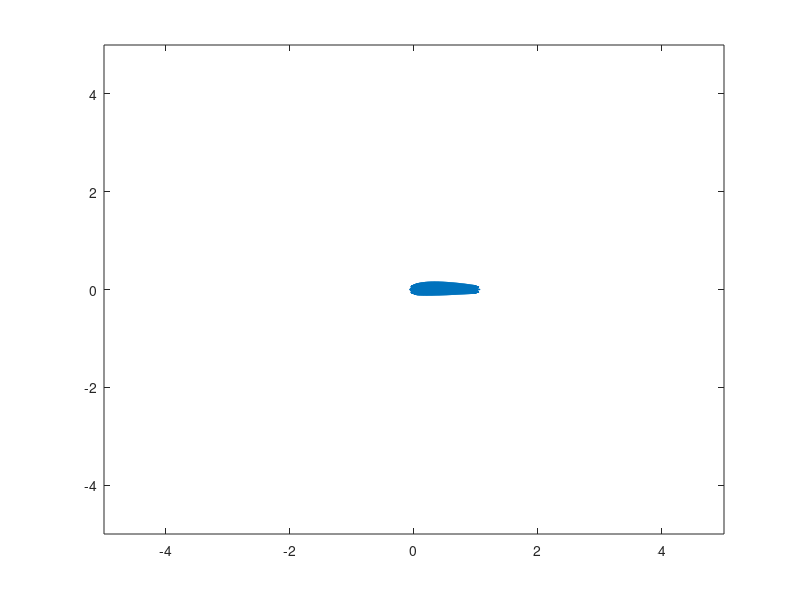

This chart was generated by the following MATLAB code: (Note: this script raises an error after producing the figure.)
%% %%%%%%%%%%%%%%%%%%%%%%%%%%%%%%%%%%%%%%%%%%%%%%%%
% Program to Plot Cp Vector Over Airfoil Surface
% By K Vijay Anand, Bangalore, India
% Email: haivijayanand@gmail.com
% V1.0 - 05/Oct/2017
%% %%%%%%%%%%%%%%%%%%%%%%%%%%%%%%%%%%%%%%%%%%%%%%%%

close all; clc

% Sample Airfoil Coordinates of x and y  [NACA 2412]
x  = [1.0;0.99648;0.99208;0.98732;0.98219;0.97670;0.97087;0.96474;0.95834;0.95173;0.94494;0.93801;0.93098;0.92386;0.91669;0.90947;0.90221;0.89493;0.88763;0.88032;0.87300;0.86566;0.85832;0.85098;0.84362;0.83627;0.82891;0.82155;0.81418;0.80681;0.79944;0.79207;0.78470;0.77732;0.76994;0.76256;0.75518;0.74780;0.74041;0.73303;0.72564;0.71825;0.71087;0.70348;0.69609;0.68870;0.68131;0.67392;0.66653;0.65914;0.65175;0.64436;0.63698;0.62959;0.62220;0.61481;0.60743;0.60005;0.59266;0.58528;0.57790;0.57052;0.56315;0.55577;0.54840;0.54103;0.53367;0.52630;0.51894;0.51158;0.50423;0.49688;0.48953;0.48219;0.47485;0.46751;0.46018;0.45286;0.44555;0.43824;0.43094;0.42365;0.41638;0.40911;0.40187;0.39466;0.38747;0.38030;0.37315;0.36600;0.35887;0.35176;0.34465;0.33755;0.33047;0.32339;0.31633;0.30927;0.30224;0.29521;0.28819;0.28119;0.27421;0.26724;0.26029;0.25335;0.24643;0.23953;0.23266;0.22580;0.21897;0.21216;0.20538;0.19862;0.19190;0.18521;0.17855;0.17193;0.16535;0.15882;0.15234;0.14591;0.13954;0.13324;0.12702;0.12088;0.11483;0.10888;0.10306;0.097360;0.091810;0.086420;0.081210;0.076190;0.071360;0.066750;0.062370;0.058200;0.054270;0.050550;0.047060;0.043790;0.040710;0.037830;0.035140;0.032610;0.030250;0.028030;0.025950;0.024000;0.022170;0.020460;0.018840;0.017320;0.015890;0.014540;0.013270;0.012080;0.010950;0.0098900;0.0089000;0.0079600;0.0070900;0.0062700;0.0055000;0.0047900;0.0041200;0.0035100;0.0029500;0.0024400;0.0019800;0.0015700;0.0012100;0.00089000;0.00063000;0.00041000;0.00024000;0.00011000;4.0000e-05;0;1.0000e-05;6.0000e-05;0.00016000;0.00030000;0.00050000;0.00075000;0.0010500;0.0014100;0.0018200;0.0022800;0.0028000;0.0033700;0.0040000;0.0046800;0.0054200;0.0062100;0.0070500;0.0079500;0.0089100;0.0099200;0.010990;0.012120;0.013320;0.014590;0.015920;0.017330;0.018830;0.020400;0.022070;0.023830;0.025700;0.027690;0.029800;0.032030;0.034420;0.036960;0.039660;0.042550;0.045630;0.048920;0.052430;0.056170;0.060150;0.064380;0.068870;0.073600;0.078590;0.083810;0.089260;0.094920;0.10078;0.10682;0.11301;0.11935;0.12581;0.13238;0.13906;0.14581;0.15265;0.15955;0.16651;0.17352;0.18058;0.18769;0.19483;0.20201;0.20923;0.21647;0.22375;0.23104;0.23837;0.24571;0.25308;0.26047;0.26788;0.27530;0.28274;0.29020;0.29767;0.30516;0.31266;0.32018;0.32770;0.33524;0.34279;0.35035;0.35791;0.36548;0.37306;0.38064;0.38822;0.39580;0.40336;0.41091;0.41845;0.42599;0.43353;0.44107;0.44862;0.45617;0.46372;0.47127;0.47883;0.48640;0.49397;0.50155;0.50912;0.51671;0.52430;0.53189;0.53949;0.54709;0.55469;0.56230;0.56991;0.57752;0.58514;0.59276;0.60038;0.60801;0.61564;0.62327;0.63091;0.63854;0.64618;0.65382;0.66146;0.66911;0.67675;0.68440;0.69205;0.69970;0.70735;0.71500;0.72266;0.73031;0.73797;0.74562;0.75328;0.76093;0.76859;0.77625;0.78390;0.79156;0.79921;0.80687;0.81452;0.82218;0.82983;0.83748;0.84513;0.85277;0.86041;0.86805;0.87568;0.88330;0.89091;0.89850;0.90606;0.91359;0.92108;0.92850;0.93584;0.94307;0.95015;0.95704;0.96369;0.97005;0.97609;0.98175;0.98703;0.99191;0.99641;1];
y  =[0.0012600;0.0019900;0.0028900;0.0038600;0.0049000;0.0060100;0.0071700;0.0083800;0.0096400;0.010930;0.012230;0.013560;0.014890;0.016220;0.017550;0.018870;0.020190;0.021500;0.022800;0.024080;0.025360;0.026620;0.027870;0.029110;0.030340;0.031550;0.032750;0.033940;0.035120;0.036280;0.037430;0.038570;0.039690;0.040800;0.041900;0.042980;0.044050;0.045110;0.046160;0.047190;0.048210;0.049210;0.050200;0.051180;0.052150;0.053100;0.054040;0.054960;0.055870;0.056760;0.057650;0.058510;0.059370;0.060200;0.061030;0.061830;0.062630;0.063410;0.064170;0.064920;0.065650;0.066370;0.067070;0.067750;0.068420;0.069070;0.069700;0.070320;0.070920;0.071500;0.072070;0.072610;0.073140;0.073650;0.074150;0.074620;0.075070;0.075500;0.075920;0.076310;0.076680;0.077040;0.077360;0.077670;0.077960;0.078220;0.078450;0.078650;0.078830;0.078970;0.079080;0.079160;0.079210;0.079220;0.079210;0.079160;0.079080;0.078970;0.078820;0.078640;0.078420;0.078170;0.077890;0.077560;0.077200;0.076810;0.076370;0.075900;0.075390;0.074840;0.074240;0.073610;0.072940;0.072230;0.071470;0.070670;0.069830;0.068940;0.068010;0.067040;0.066020;0.064960;0.063850;0.062700;0.061500;0.060260;0.058980;0.057670;0.056310;0.054930;0.053510;0.052080;0.050620;0.049150;0.047680;0.046210;0.044740;0.043290;0.041860;0.040450;0.039070;0.037710;0.036390;0.035100;0.033840;0.032610;0.031420;0.030250;0.029110;0.027990;0.026900;0.025840;0.024790;0.023770;0.022760;0.021770;0.020790;0.019820;0.018870;0.017930;0.017000;0.016070;0.015150;0.014240;0.013340;0.012430;0.011540;0.010640;0.0097500;0.0088600;0.0079800;0.0070900;0.0062100;0.0053400;0.0044700;0.0036100;0.0027500;0.0019100;0.0010800;0.00026000;-0.00055000;-0.0013700;-0.0022100;-0.0030500;-0.0038900;-0.0047400;-0.0055900;-0.0064300;-0.0072700;-0.0081100;-0.0089400;-0.0097600;-0.010570;-0.011370;-0.012160;-0.012940;-0.013720;-0.014480;-0.015240;-0.015990;-0.016740;-0.017470;-0.018210;-0.018940;-0.019660;-0.020390;-0.021110;-0.021830;-0.022550;-0.023270;-0.023990;-0.024720;-0.025450;-0.026180;-0.026910;-0.027650;-0.028390;-0.029130;-0.029880;-0.030620;-0.031370;-0.032110;-0.032850;-0.033580;-0.034300;-0.035010;-0.035690;-0.036350;-0.036980;-0.037580;-0.038150;-0.038680;-0.039180;-0.039640;-0.040060;-0.040440;-0.040780;-0.041090;-0.041370;-0.041600;-0.041810;-0.041980;-0.042130;-0.042240;-0.042330;-0.042390;-0.042430;-0.042440;-0.042430;-0.042400;-0.042350;-0.042270;-0.042190;-0.042080;-0.041960;-0.041820;-0.041670;-0.041500;-0.041330;-0.041140;-0.040930;-0.040720;-0.040500;-0.040270;-0.040030;-0.039790;-0.039530;-0.039270;-0.039010;-0.038740;-0.038460;-0.038190;-0.037900;-0.037610;-0.037310;-0.037000;-0.036680;-0.036350;-0.036010;-0.035660;-0.035310;-0.034940;-0.034570;-0.034190;-0.033810;-0.033420;-0.033020;-0.032610;-0.032200;-0.031790;-0.031370;-0.030940;-0.030510;-0.030070;-0.029630;-0.029190;-0.028740;-0.028290;-0.027830;-0.027370;-0.026910;-0.026450;-0.025980;-0.025510;-0.025030;-0.024560;-0.024080;-0.023600;-0.023120;-0.022630;-0.022150;-0.021660;-0.021170;-0.020680;-0.020180;-0.019690;-0.019190;-0.018690;-0.018190;-0.017690;-0.017190;-0.016690;-0.016180;-0.015680;-0.015170;-0.014660;-0.014150;-0.013640;-0.013130;-0.012620;-0.012100;-0.011590;-0.011070;-0.010550;-0.010030;-0.0095100;-0.0089900;-0.0084700;-0.0079500;-0.0074300;-0.0069000;-0.0063900;-0.0058700;-0.0053600;-0.0048600;-0.0043700;-0.0039000;-0.0034400;-0.0030000;-0.0025900;-0.0022100;-0.0018500;-0.0015200;-0.0012600];

% Coefficient of Pressure (Cp) over airfoil, obtained from ...
% Xfoil / MSES / CFD Fluent / CFX / OPENFOAM etc
% [Cp Obtained from X-Foil at M=0.2, ReNo = 1e6]
cp =[0.21481;0.20413;0.18744;0.17037;0.15314;0.13566;0.11870;0.10180;0.085740;0.070100;0.054950;0.040850;0.027010;0.014390;0.0017700;-0.010050;-0.021050;-0.032180;-0.042140;-0.052210;-0.061760;-0.071150;-0.079890;-0.088490;-0.096830;-0.10472;-0.11283;-0.12038;-0.12756;-0.13481;-0.14169;-0.14855;-0.15508;-0.16143;-0.16774;-0.17346;-0.17922;-0.18505;-0.19015;-0.19527;-0.20022;-0.20449;-0.20933;-0.21339;-0.21799;-0.22274;-0.22915;-0.23812;-0.25170;-0.27111;-0.29444;-0.31726;-0.32517;-0.32706;-0.32980;-0.33302;-0.33654;-0.34028;-0.34421;-0.34831;-0.35254;-0.35689;-0.36134;-0.36594;-0.37063;-0.37538;-0.38028;-0.38525;-0.39032;-0.39549;-0.40072;-0.40605;-0.41146;-0.41694;-0.42253;-0.42816;-0.43394;-0.43968;-0.44566;-0.45171;-0.45781;-0.46408;-0.47046;-0.47708;-0.48388;-0.49079;-0.49733;-0.50363;-0.50947;-0.51532;-0.52067;-0.52580;-0.53089;-0.53546;-0.54029;-0.54445;-0.54837;-0.55235;-0.55613;-0.55950;-0.56264;-0.56555;-0.56824;-0.57088;-0.57307;-0.57505;-0.57678;-0.57828;-0.57925;-0.58039;-0.58092;-0.58114;-0.58101;-0.58070;-0.57978;-0.57861;-0.57724;-0.57532;-0.57288;-0.57002;-0.56697;-0.56269;-0.55867;-0.55371;-0.54789;-0.54238;-0.53493;-0.52822;-0.51974;-0.51064;-0.50131;-0.49069;-0.47960;-0.46747;-0.45458;-0.44146;-0.42650;-0.41114;-0.39537;-0.37881;-0.36082;-0.34263;-0.32296;-0.30364;-0.28231;-0.26126;-0.23824;-0.21484;-0.19046;-0.16461;-0.13725;-0.11008;-0.081220;-0.050680;-0.018460;0.014120;0.050060;0.086840;0.12585;0.16571;0.20895;0.25196;0.29676;0.34626;0.39775;0.44845;0.49957;0.55467;0.61036;0.66525;0.71949;0.77047;0.82049;0.86906;0.91059;0.94508;0.97347;0.99557;1.00642;1.01013;1.00449;0.98989;0.96507;0.92836;0.88541;0.83205;0.76951;0.70567;0.63955;0.56225;0.49024;0.41837;0.35078;0.28331;0.22170;0.16127;0.10655;0.057270;0.010150;-0.031160;-0.070780;-0.10476;-0.13739;-0.16615;-0.19095;-0.21488;-0.23516;-0.25351;-0.26961;-0.28518;-0.29697;-0.30846;-0.31764;-0.32693;-0.33405;-0.33937;-0.34447;-0.34779;-0.35051;-0.35251;-0.35281;-0.35290;-0.35224;-0.35076;-0.34797;-0.34490;-0.34127;-0.33766;-0.33269;-0.32798;-0.32211;-0.31712;-0.31079;-0.30491;-0.29879;-0.29259;-0.28606;-0.27990;-0.27354;-0.26730;-0.26086;-0.25482;-0.24833;-0.24236;-0.23621;-0.23024;-0.22433;-0.21844;-0.21277;-0.20709;-0.20154;-0.19604;-0.19075;-0.18552;-0.18034;-0.17533;-0.17038;-0.16560;-0.16083;-0.15633;-0.15182;-0.14764;-0.14339;-0.13926;-0.13543;-0.13165;-0.12809;-0.12460;-0.12131;-0.11832;-0.11558;-0.11299;-0.11081;-0.10855;-0.10617;-0.10361;-0.10110;-0.098460;-0.095670;-0.093020;-0.090140;-0.087430;-0.084570;-0.081800;-0.078920;-0.076080;-0.073260;-0.070460;-0.067650;-0.064900;-0.062160;-0.059450;-0.056730;-0.054090;-0.051510;-0.048960;-0.046480;-0.044070;-0.041770;-0.039420;-0.037340;-0.035300;-0.033470;-0.031810;-0.030510;-0.029620;-0.029450;-0.025170;-0.016260;-0.0057200;0.0046000;0.013320;0.020010;0.024580;0.028040;0.030650;0.032520;0.034920;0.036710;0.038550;0.040480;0.042760;0.044940;0.047030;0.049680;0.052200;0.054650;0.057430;0.060490;0.063410;0.066640;0.069610;0.073400;0.076700;0.080600;0.084460;0.088810;0.093110;0.097780;0.10292;0.10808;0.11419;0.12007;0.12651;0.13388;0.14154;0.14985;0.15870;0.16815;0.17826;0.18890;0.20002;0.21219;0.21481];

%% %%%%%%%%%%%%%%%%%%%%%%%%%%%%%%%%%%%%%%%%%%%%%%%%
% Now ready to go....
% If dx = x2-x1 and dy = y2-y1, then normals are (-dy,dx) and (dy,-dx).

dx = gradient(x); dy = gradient(y);

% Normalise both dx and dy by ds
ds = sqrt(dx.^2+dy.^2);
dx = dx./ds ; dy = dy./ds;

% Now We got Unit Normal Vectors all over the Airfoil Surface
% Scale the Vectors using Cp to represent the Pressure Distribution
dx = abs(cp).*dx ; dy = abs(cp).*dy ;

% We can use a Scaling Factor for the length of Arrow Vector
% Typically, I prefer 0.5
scale = 0.5;

% Determine the point x1,y1 representing the other end of Arrow Vector
x1 = x + scale*dy ;
y1 = y - scale*dx ;

% Now plot the Airfoil
plot(x,y,'*-');
hold on;

% Plot all negative cp value Arrow pointing outwards and vice versa

% Find indices of cp less than 0
ind1 = cp<0;

% Set a broader limit for axis, to avoid any warning/error by arrow command
axis([-5 5 -5 5]);

% Plot all negative cp using blue color
arrow([x(ind1) y(ind1)],[x1(ind1),y1(ind1)],'Length',.5,'Width',0.01,'EdgeColor','b','FaceColor','b');

% Plot all positive cp using red color
arrow([x1(~ind1) y1(~ind1)],[x(~ind1),y(~ind1)],'Length',.5,'Width',0.01,'EdgeColor','r','FaceColor','r');

% Make axis equal to visualise the Airfoil Shape properly
axis equal;
% Make axis tight to remove unwanted space set earlier
axis tight;

% Plot a Boundary to Beautify the Cp Vectors!!!
plot([x x1],[y y1],'k','linewidth',.1);

% Remove all unwanted axis and grid lines
set(gca,'xtick',[],'ytick',[],'Box','off','Color','None');
axis off;
saveas(gcf,'Cp_Distribution.png');
